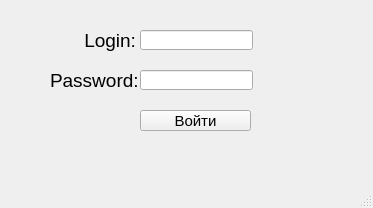
<?xml version="1.0" encoding="UTF-8"?>
<ui version="4.0">
 <class>MainWindow</class>
 <widget class="QMainWindow" name="MainWindow">
  <property name="geometry">
   <rect>
    <x>0</x>
    <y>0</y>
    <width>373</width>
    <height>208</height>
   </rect>
  </property>
  <property name="windowTitle">
   <string>MainWindow</string>
  </property>
  <widget class="QWidget" name="centralwidget">
   <widget class="QPushButton" name="pushButton">
    <property name="geometry">
     <rect>
      <x>140</x>
      <y>110</y>
      <width>111</width>
      <height>21</height>
     </rect>
    </property>
    <property name="font">
     <font>
      <pointsize>11</pointsize>
     </font>
    </property>
    <property name="text">
     <string>Войти</string>
    </property>
   </widget>
   <widget class="QLabel" name="labelLogin">
    <property name="geometry">
     <rect>
      <x>45</x>
      <y>30</y>
      <width>91</width>
      <height>21</height>
     </rect>
    </property>
    <property name="font">
     <font>
      <pointsize>14</pointsize>
     </font>
    </property>
    <property name="layoutDirection">
     <enum>Qt::LeftToRight</enum>
    </property>
    <property name="text">
     <string>Login:</string>
    </property>
    <property name="alignment">
     <set>Qt::AlignRight|Qt::AlignTrailing|Qt::AlignVCenter</set>
    </property>
   </widget>
   <widget class="QLineEdit" name="lineEdit">
    <property name="geometry">
     <rect>
      <x>140</x>
      <y>30</y>
      <width>113</width>
      <height>20</height>
     </rect>
    </property>
    <property name="font">
     <font>
      <pointsize>11</pointsize>
     </font>
    </property>
   </widget>
   <widget class="QLabel" name="labelPass">
    <property name="geometry">
     <rect>
      <x>50</x>
      <y>70</y>
      <width>91</width>
      <height>21</height>
     </rect>
    </property>
    <property name="font">
     <font>
      <pointsize>14</pointsize>
     </font>
    </property>
    <property name="text">
     <string>Password:</string>
    </property>
   </widget>
   <widget class="QLineEdit" name="lineEdit_2">
    <property name="geometry">
     <rect>
      <x>140</x>
      <y>70</y>
      <width>113</width>
      <height>20</height>
     </rect>
    </property>
    <property name="font">
     <font>
      <pointsize>11</pointsize>
     </font>
    </property>
   </widget>
  </widget>
  <widget class="QMenuBar" name="menubar">
   <property name="geometry">
    <rect>
     <x>0</x>
     <y>0</y>
     <width>373</width>
     <height>21</height>
    </rect>
   </property>
  </widget>
  <widget class="QStatusBar" name="statusbar"/>
 </widget>
 <resources/>
 <connections/>
</ui>
